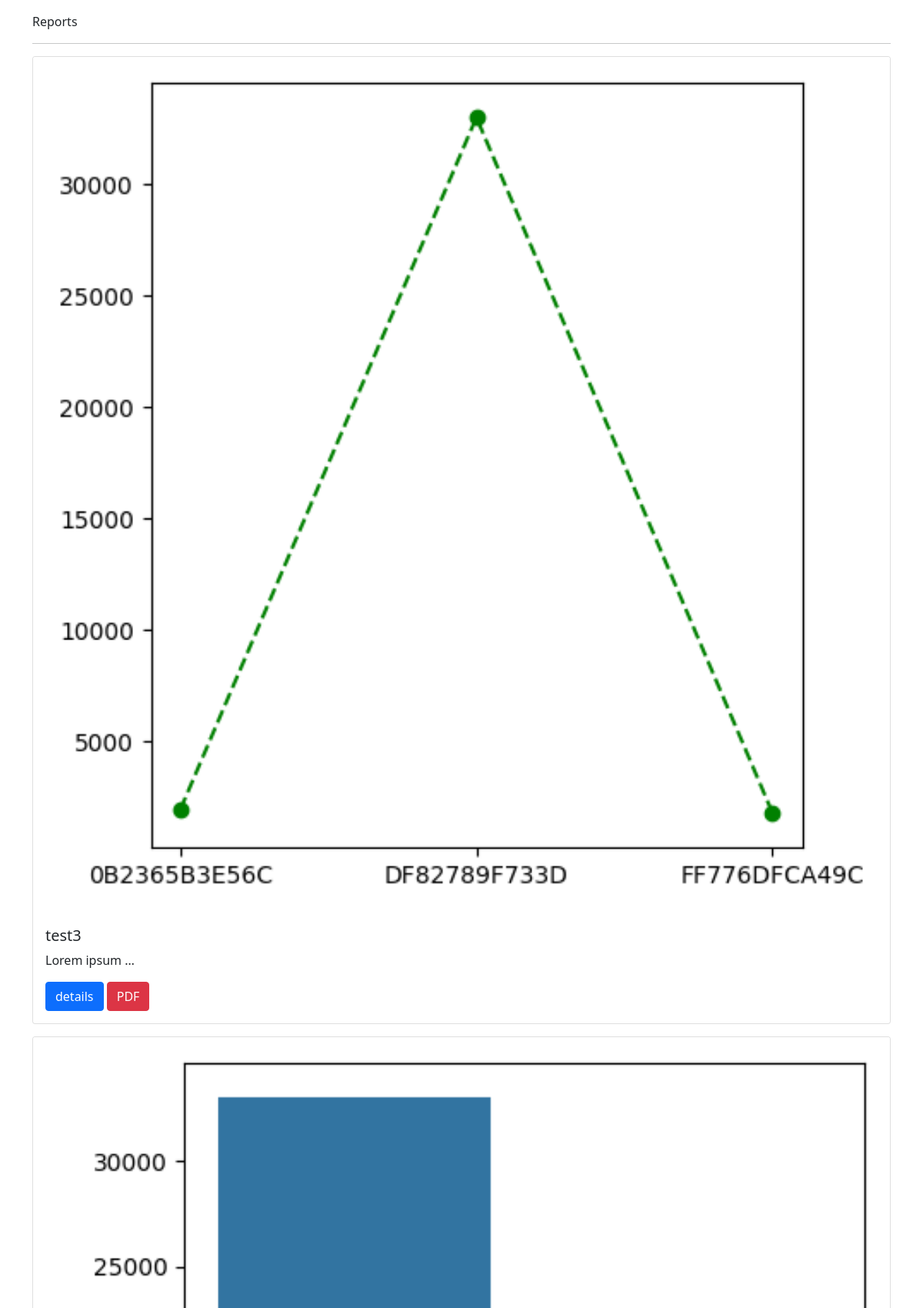
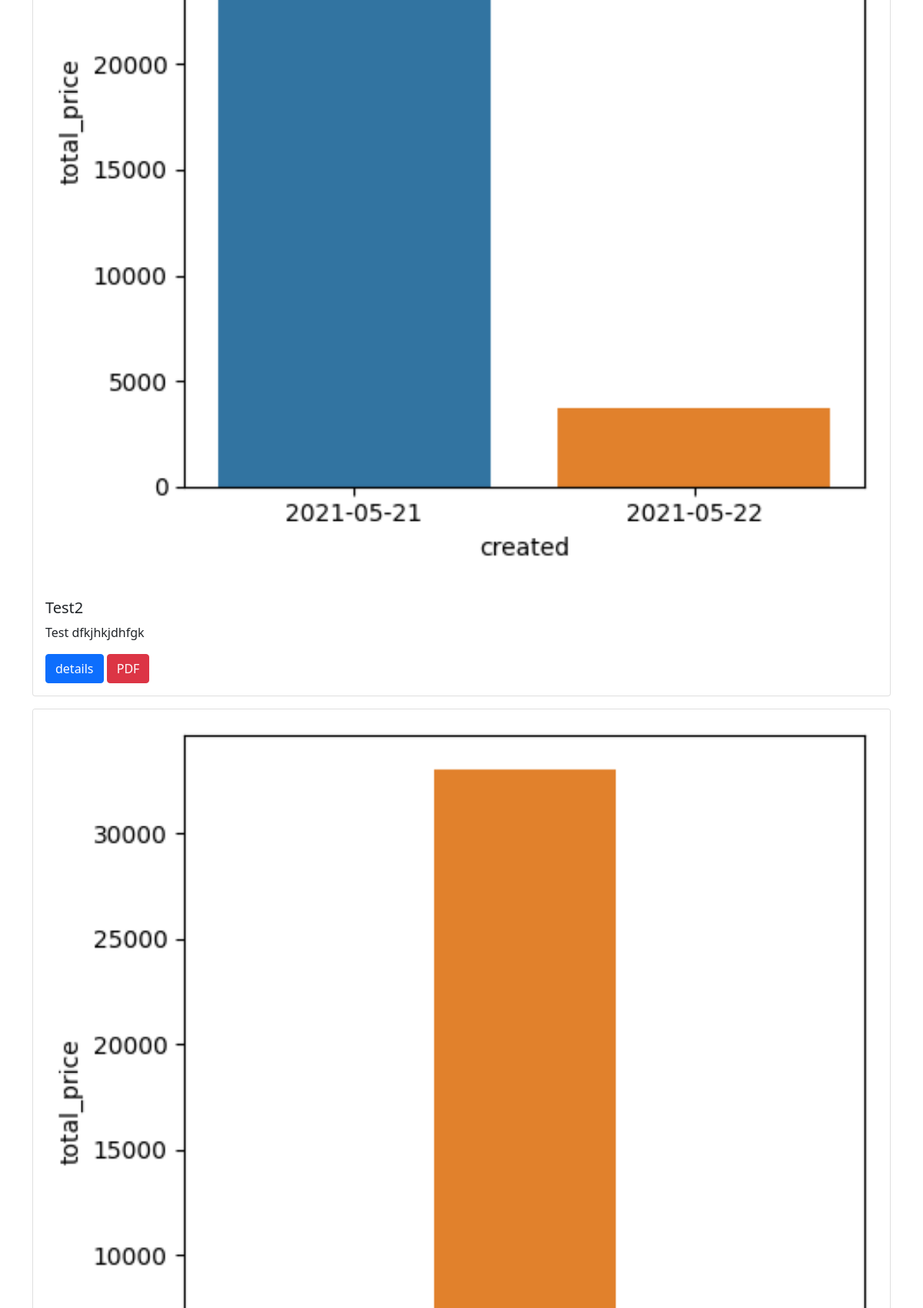
The page /reports/ (upper part) on the database its author committed (2 pictures, top to bottom).
### reports/models.py (models this page shows, shortened)
class Report(models.Model):
    name = models.CharField(max_length=120)
    image = models.ImageField(upload_to='reports', blank=True)
    remarks = models.TextField()
    auth = models.ForeignKey(Profile, on_delete=models.CASCADE)
    created = models.DateTimeField(auto_now_add=True)
    updated = models.DateTimeField(auto_now=True)
    def get_absolute_url(self):
        return reverse('reports:detail', kwargs={'pk': self.pk})
    class Meta:
        ordering = ('-created', )

### reports/views.py (the view)
# urls.py: path('', ReportListView.as_view(), name='main'),
class ReportListView(ListView):
    model = Report
    template_name = 'reports/main.html'

### reports/templates/reports/main.html (shortened to what this page needs)
{% extends 'base.html' %}
{% block content %}
Reports
<br>
<hr>
{% for obj in object_list %}
    <div class="card mb-3" >
        {% if obj.image %}
            <img src="{{obj.image.url}}" class="card-img-top" alt="{{obj.name}}">
        {% endif %}
          <div class="card-body">
            <h5 class="card-title">{{obj.name}}</h5>
            <p class="card-text">{{obj.remarks|truncatewords:2}}</p>
              <a href="{{obj.get_absolute_url}}" class="btn btn-primary">details</a>
              <a href="{% url 'reports:pdf' obj.pk %}" class="btn btn-danger">PDF</a>
         </div>
    </div>
{%endfor%}
{% endblock content %}

### rows shown on the page
Report: image (picture), name "test3", remarks "Lorem ipsum …"
Report: image (picture), name "Test2", remarks "Test dfkjhkjdhfgk"
Report: image (picture)
